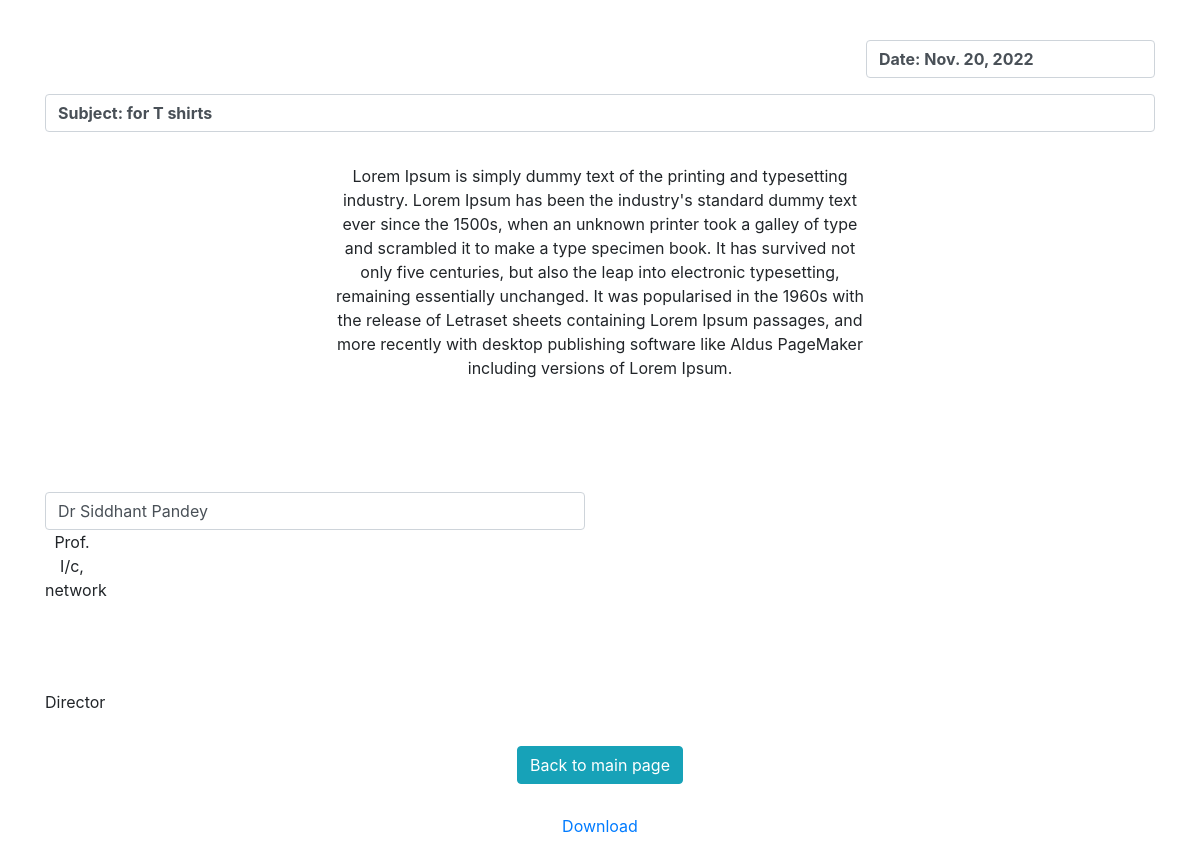
Screenshot of /proposalDetails3/15 (signed in) with the database file from the repository.
### startpage/models.py (models this page shows, shortened)
class Proposals(models.Model):
    username= models.ForeignKey(User,on_delete=models.CASCADE,null=True)
    ownername= models.CharField(max_length=200)
    shop_name=models.CharField(max_length=200)
    address=models.CharField(max_length=200,null=True)
    Date=models.DateField("Proposal Date(dd/mm/yyyy)",auto_now_add=False,auto_now=False,blank=True)
    status=models.IntegerField(default=0)
    status2=models.IntegerField(default=0)
    shop_registration = models.FileField(upload_to='vehichle registration',default='')

### startpage/views.py (the view)
# urls.py: path('proposalDetails3/<proposal_id>', views.proposalDetails3, name='proposalDetails3'),
def proposalDetails3(request, proposal_id):
    if not request.user.is_authenticated:
        return redirect('/login')
    else:
        rent = Proposals.objects.get(id=proposal_id)
        return render(request, 'proposalDetails3.html',{'proposal':rent})

### startpage/templates/proposalDetails3.html (shortened to what this page needs)
<!doctype html>
<html lang="en">
  <head>
    <link rel="stylesheet" href="https://stackpath.bootstrapcdn.com/bootstrap/4.3.1/css/bootstrap.min.css">
  </head>
  <body >
          <br>
          <div id="whatToPrint" style="width: 100%; height:100%">
            <form action='final3/' method="POST" >
                <div class="container" style="text-align: center;">
                    <div class="row">
                    </div>
                   </div>
                <div class="container" style="text-align: center;">
                    <div class="row" style="display:flex ; flex-direction:column">
                        <div class="form-group col-md-6" style="width: fit-content;
                        margin-left: auto; display: flex;">
                        <input type="text" style="font-weight: bold ;" name="shopname" class="form-control" value="Date: {{proposal.Date}}"placeholder="Example input">
                        </div>
                        <div class="form-group col-md-6"  style="width: 100%;
                        margin: auto;
                        display: flex;
                        max-width: 100%;
                        flex-grow: 1;">
                        <input type="text" style="font-weight: bold ;" name="shopname" class="form-control" value="Subject: {{proposal.shop_name}}"placeholder="Example input">
                        </div>
                    </div>
                    <br>
                    <div class="row" style="display:flex ; flex-direction:column">
                        <div class="form-group col-md-6" style="margin:auto">
                        <p class="position" >{{proposal.address}}</p><br><br>
                        </div>
                        <br><br>
                        <div class="form-group col-md-6" style="display:flex ; flex-direction:column">
                            <input type="text" name="ownername" class="form-control" value="{{proposal.ownername}}"placeholder="Example input" >
                            <p style="margin-right: 90%;">Prof. I/c, network</p>
                            <br>
                            <br><br>
                            <p style="margin-right: 90%;">Director</p>
                        </div>
                    </div>
                </div>
                        <div class="container" style="text-align: center;">
                            <button type="submit"   onclick="window.location.href='main';" class="btn btn-info" >Back to main page</button>
                      </div>
                  </form>
                  <div class="co" style="padding: 30px;">
                    <center><a  href="javascript:generatePDF()" id="downloadButton">Download</a></center>
                  </div>
        </div>
  </body>
</html>

### rows the page displays
Proposals: shopname "Date: Nov. 20, 2022", shopname "Subject: for T shirts", address "Lorem Ipsum is simply dummy text of the printing and typesetting industry. Lorem Ipsum has been the industry's standard dummy text ever since the 1500s, when an unknown printer took a galley of type and scrambled it to make a type specimen book. It has survived not only five centuries, but also the leap into electronic typesetting, remaining essentially unchanged. It was popularised in the 1960s with the release of Letraset sheets containing Lorem Ipsum passages, and more recently with desktop publishing software like Aldus PageMaker including versions of Lorem Ipsum.", ownername "Dr Siddhant Pandey"
